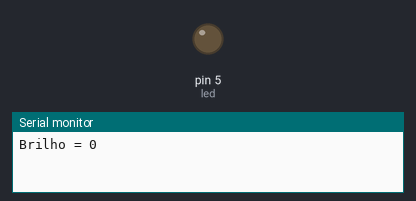
A sketch run on a simulated Arduino Uno, built with avr-gcc and run on an emulated ATmega328P. Shown: output pins drawn as LEDs (lit = HIGH), the last lines printed to the serial monitor.

Above: at 0.05 s.
At 5.85 s:
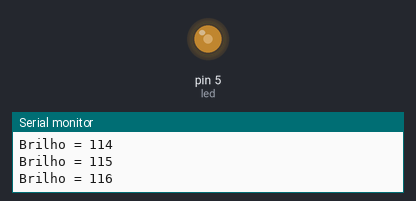
At 11.65 s:
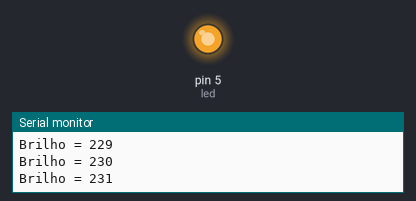
At 23.25 s:
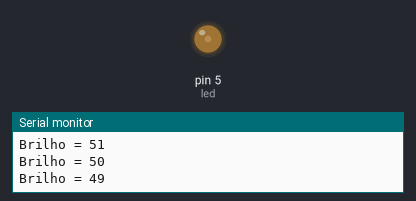
Timing chart, 0 to 33.4 s (numbered marks = the images above):
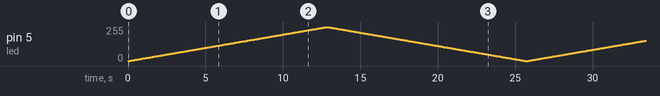

The sketch:

exercise02.ino
```cpp
// C++ code
//

int led = 5;

void setup()
{
  pinMode(led, OUTPUT);

  Serial.begin(9600);
}

void loop()
{

  int i = 0;

  for(i = 0; i <= 255; i++){
    analogWrite(led, i);
    Serial.println("Brilho = " + String(i));
    delay(50);
  }

  for(i = 255; i>= 0; i--) {
  	analogWrite(led, i);
     Serial.println("Brilho = " + String(i));
    delay(50);
  }

}
```

exercise05.ino
```cpp

```
